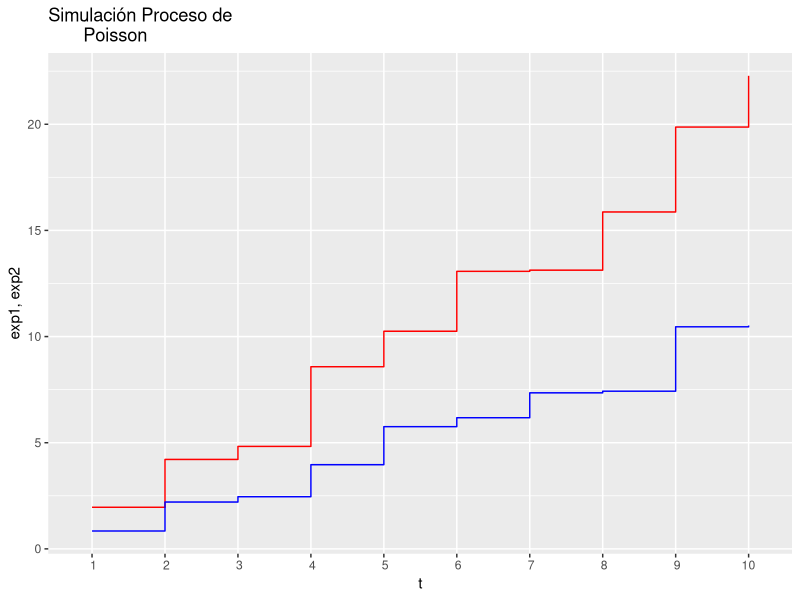

Source code (R):
library('ggplot2')
#x <- cumsum(1:10)
#y <- seq(1,10, by=0.1)
#fex <- dexp(y, rate = 5)
#plot(fex)
######################################

exp1 = cumsum(rexp(10, 0.5))
exp2 = cumsum(rexp(10, 0.75))
x_values = seq(0:9)
data <- data.frame(x_values, exp1, exp2)

ggplot(data, aes(x = x_values, y=exp1)) + 
  geom_step(aes(y=exp1),color='red')+ 
  geom_step(aes(y=exp2),color='blue')+
  scale_x_discrete(limits=x_values)+
  labs(title = "Simulación Proceso de 
       Poisson")+
  xlab('t') + ylab('exp1, exp2')




#X <- cumsum(rexp(10, rate = 0.5)) #X values
#X2 <- cumsum(rexp(10, rate= 0.75))
#p1 <- ggplot(data.frame(t = X, count = seq_along(X)),aes(x = t, y = count))+geom_step()
#p1


